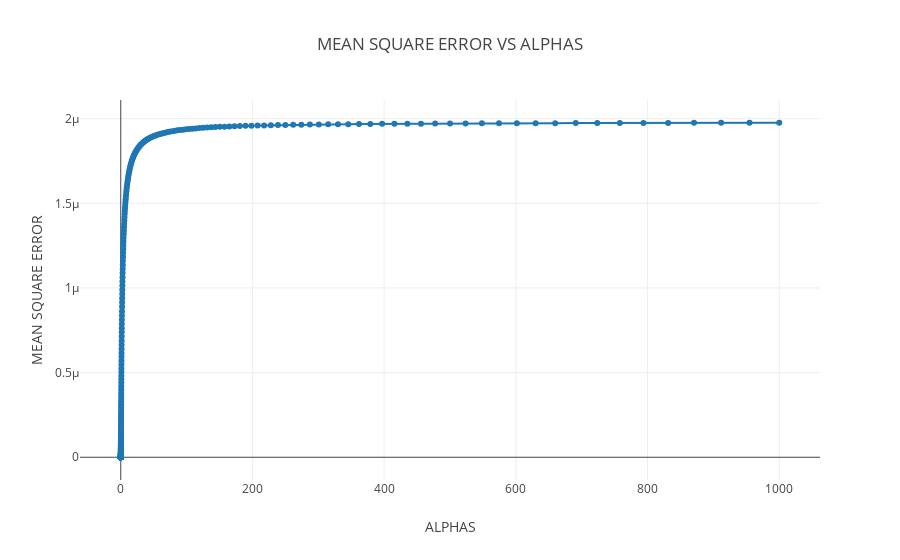

This figure's notebook cell:
### Markdown cell above
## MEAN ERROR VS ALPHA ##

### Code cell
data = []
p = go.Scatter(x= alphas, y=mean_errors, mode='lines+markers', name='Mean Error', hoverinfo='name', line=dict(shape='linear'))
data.append(p)        
layout = dict(
    title='MEAN SQUARE ERROR VS ALPHAS',
    xaxis=dict(
        title='ALPHAS'
    ),
    yaxis=dict(
        title='MEAN SQUARE ERROR'
    ),
    legend=dict(
        traceorder='reversed',
        font=dict(size=16)
    )
)
fig = dict(data=data, layout=layout)
plot.iplot(fig, filename='MEANERROR_VS_APLHA_PIZZAHUT')

### Figure 1 — Plotly figure (JSON) as saved in the notebook; plotly's stock layout.template omitted (floating-point values rounded to 4 significant figures; data arrays with more than 128 entries replaced by an {"elided": "..."} marker saying what was removed)
{"data": [{"hoverinfo": "name", "line": {"shape": "linear"}, "mode": "lines+markers", "name": "Mean Error", "type": "scatter", "x": {"elided": "300 float values"}, "y": {"elided": "300 float values"}}], "layout": {"legend": {"font": {"size": 16}, "traceorder": "reversed"}, "title": "MEAN SQUARE ERROR VS ALPHAS", "xaxis": {"title": "ALPHAS"}, "yaxis": {"title": "MEAN SQUARE ERROR"}}}
